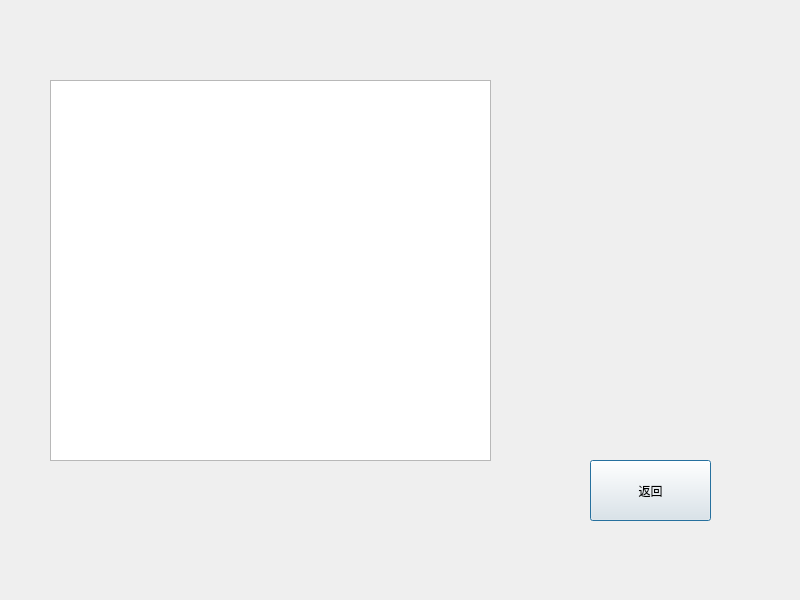
<?xml version="1.0" encoding="UTF-8"?>
<ui version="4.0">
 <class>GameRecord</class>
 <widget class="QDialog" name="GameRecord">
  <property name="geometry">
   <rect>
    <x>0</x>
    <y>0</y>
    <width>800</width>
    <height>600</height>
   </rect>
  </property>
  <property name="sizePolicy">
   <sizepolicy hsizetype="Fixed" vsizetype="Fixed">
    <horstretch>0</horstretch>
    <verstretch>0</verstretch>
   </sizepolicy>
  </property>
  <property name="windowTitle">
   <string>Dialog</string>
  </property>
  <widget class="QPushButton" name="backbutton">
   <property name="geometry">
    <rect>
     <x>590</x>
     <y>460</y>
     <width>121</width>
     <height>61</height>
    </rect>
   </property>
   <property name="text">
    <string>返回</string>
   </property>
  </widget>
  <widget class="QTextEdit" name="textEdit">
   <property name="geometry">
    <rect>
     <x>50</x>
     <y>80</y>
     <width>441</width>
     <height>381</height>
    </rect>
   </property>
  </widget>
 </widget>
 <resources/>
 <connections/>
</ui>
